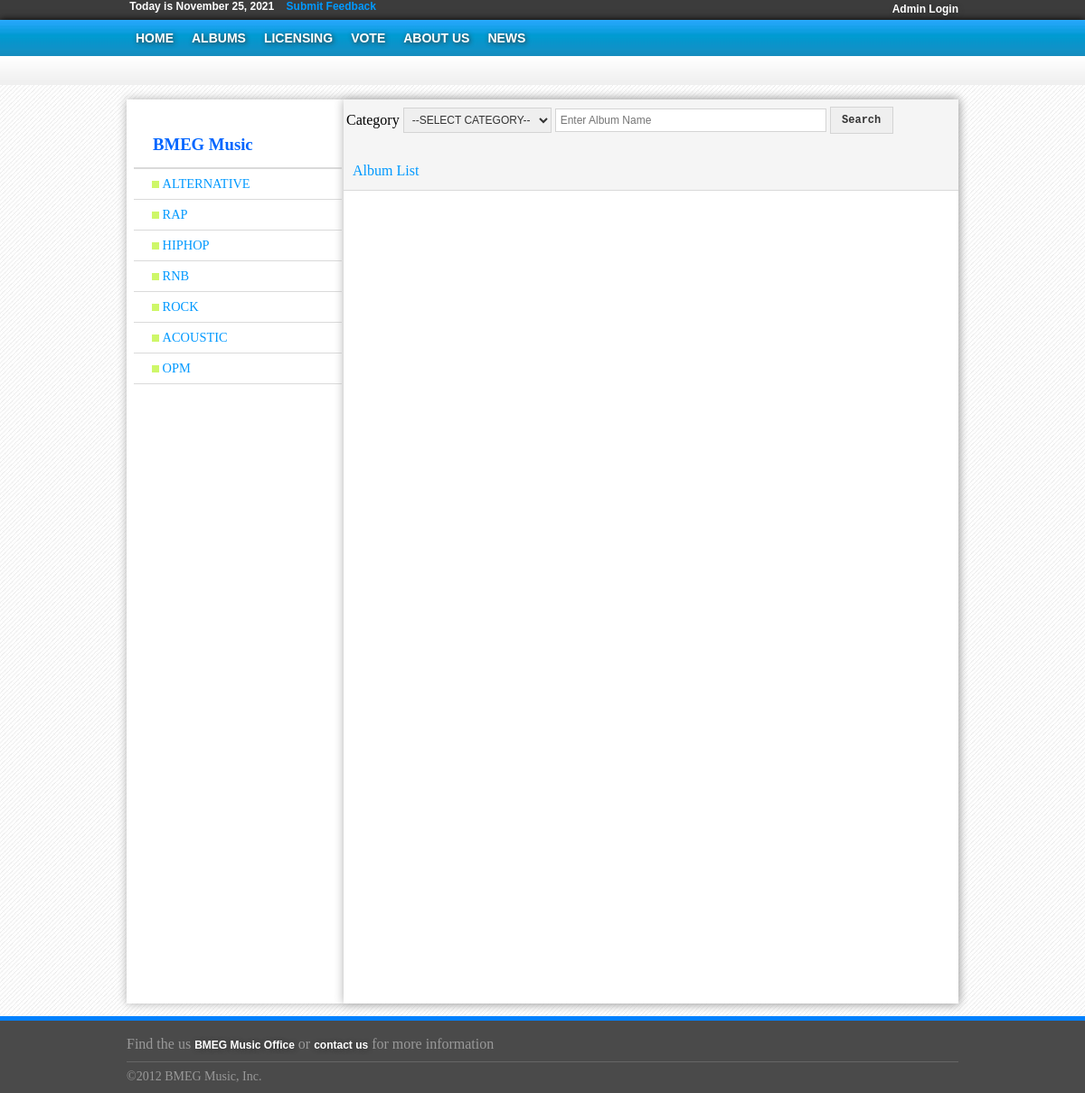
/Frontend/AlbumByCategory.php, run on the app's committed database.
### tables this page shows
CREATE TABLE IF NOT EXISTS `tblcategory` (
`id` int(10) NOT NULL,
  `catname` varchar(50) DEFAULT NULL,
  `catdesc` varchar(250) DEFAULT NULL,
  `catimage` varchar(30) DEFAULT NULL
);

### Frontend/AlbumByCategory.php (the view, shortened to what this page needs)
<!DOCTYPE html PUBLIC "-//W3C//DTD XHTML 1.0 Transitional//EN" "http://www.w3.org/TR/xhtml1/DTD/xhtml1-transitional.dtd">
<html xmlns="http://www.w3.org/1999/xhtml">
<head>
<link rel="stylesheet" type="text/css" href="CSS/index.css" />
</head>
<body>
<div class="header_wrapper">
	<div class="login">
          <?php
				$today = date("F j, Y");
				echo '&nbsp;Today is '.$today;
				?>
                &nbsp;&nbsp;&nbsp;<a href="FeedbackForm.php">Submit Feedback</a>
            <ul>
                <li><a href="../loginpage.php">Admin Login</a></li>
            </ul>
   	</div>
</div>
<div class="header_menu">
	<div class="menu">
    	<ul>
        	<li><a href="../index.php">HOME</a></li>
            <li><a href="Albums.php">ALBUMS</a></li>
            <li><a href="Licensing.php">LICENSING</a></li>
            <li><a href="Songs.php">VOTE</a></li>
            <li><a href="AboutUs.php">ABOUT US</a></li>
            <li><a href="News.php">NEWS</a></li>
    	</ul>
    </div>
</div>
<div class="header_under"></div>
<div class="container_wrapper">
    <div class="sidebar_menu">
    	<h3 class="header_1">BMEG Music</h3>
            <ul>
                <?php
                $getCat= mysql_query("SELECT id,catname FROM tblcategory");
                while($rowCat = mysql_fetch_array($getCat)){
                ?>
                <li>
                <a href="AlbumByCategory.php?id=<?php echo $rowCat['id']?>"><img src="../Templates/list-style.png" height="8"  width="8"/>&nbsp;<?php echo $rowCat['catname']?></a>
                </li>
                <?php } ?>
            </ul>
    </div>
    <div class="col2">
    	<div class="search_box">
        	<form name="search" id="search" method="post" action="Search.php" onsubmit="return validate()">
            	<table>
                	<tr>
                    	<td>Category</td>
                    	<td>
                        	<select name="category">
                            <option value="SELECT" selected="selected">--SELECT CATEGORY--</option>
                            </select>
                        </td>
                        <td>
                        	<input type="text" id="search" name="search" placeholder="Enter Album Name" size="39"/>
                        </td>
                        <td>
                        	<input type="submit" value="Search" id="sub"/>
                		</td>
                    </tr>
                </table>
            </form>
    	</div>
     	<div id="header_title">Album List</div>
    </div>
</div>
<div class="footer_wrapper">
    <div class="footer_menu">
    	<ul>
        	<li>Find the us <a href="Contacts.php">BMEG Music Office</a> or <a href="Contacts.php">contact us</a> for more information</li>
        </ul>
        <br /> <br /> <br />
        <span style="color:#999; font-size:14px; margin-top:10px;">&copy;2012 BMEG Music, Inc.</span>
    </div>
</div>
</body>
</html>

### Frontend/CSS/index.css (style rules this page uses)
html,body { padding:0px; margin:0px; background:url(../Templates/body_back1.jpg) #FFF repeat-x; }
.header_menu { height:40px; width:100%; background:url(../Templates/menu_back.jpg) repeat-x; -moz-box-shadow:0px 0px 8px #000; -webkit-box-shadow:0px 0px 8px #000; -box-shadow:0px 0px 8px #000; border:1px medium #000; }
.header_under { background:url(../Templates/headerunder.png) repeat-x; width:100%; height:32px; }
.menu { width:920px; margin-left:auto; margin-right:auto; }
.menu ul { padding:0px; margin:0px; }
.menu ul li { position:relative; float:left; list-style:none; line-height:40px; }
.menu ul li a { text-decoration:none; padding:10px; line-height:20px; font-family:Arial, Helvetica, sans-serif; font-size:14px; font-weight:900; text-shadow:1px 1px 5px #333; color:#FFF; }
.header_wrapper { width:100%; height:22px; padding:0px; margin:0px; background:#3C3C3C; }
.header_wrapper a { text-decoration:none; color:#09F }
.login { font-family:Arial, Helvetica, sans-serif; color:#FFF; font-size:12px; padding-top: font-size:12px; width:920px; font-weight:900; margin-left:auto; margin-right:auto; }
.login ul { float:right; padding:0px; margin:0px; }
.login ul li { position:relative; list-style:none; }
.login ul li a { text-decoration:none; line-height:20px; font-family:Arial, Helvetica, sans-serif; font-size:12px; font-weight:900; text-shadow:1px 1px 5px #333; color:#FFF; }
.sidebar_menu { width:230px; height:1000px; float:left; margin-left:8px; }
.sidebar_menu .header_1 { font-weight:bold; color:#06F; height:36px; margin-bottom:0px; padding:20px 0px 0px 21px; border-bottom:2px solid #dadada; }
.sidebar_menu ul { padding:0px; margin:0px; list-style-type:none; margin-bottom:10px; }
.sidebar_menu ul li { padding-bottom:0px; }
.sidebar_menu ul li a { font:"Trebuchet MS", Arial, Helvetica, sans-serif; font-size:90%; color:#09F; display:block; border-bottom:1px solid #dadada; padding-left:20px; text-decoration:none; padding-top:8px; padding-bottom:8px; }
.container_wrapper { width:920px; height:1000px; padding:0px; position:relative; margin-top:16px; margin-left:auto; margin-right:auto; background:#FFF; -moz-box-shadow:0px 0px 10px #B0B0B0; -webkit-box-shadow:0px 0px 10px #B0B0B0; -khtml-box-shadow:0px 0px 10px #B0B0B0; }
.col2 { height:100%; width:680px; float:right; position:relative; padding:0px; margin:0px; -moz-box-shadow:0px 0px 10px #B0B0B0; -webkit-box-shadow:0px 0px 10px #B0B0B0; -khtml-box-shadow:0px 0px 10px #B0B0B0; border:1px medium #B0B0B0; background:#FFF; }
.search_box { width:100%; height:55px; background:#F5F5F5;position:absolute; padding-top:5px; }
input,select { padding:5px 5px; border:1px solid #D4D4D4; font-family:"Trebuchet MS", Arial, Helvetica, sans-serif; font-size:12px; color:#333; display:inline-block; }
#header_title { height:30px; padding-top:10px; margin-top:60px; background:#F5F5F5; padding-left:10px; position:relative; border-bottom:1px solid #dadada; font-family:Bernard MT Condensed; color:#09F; }
#sub { cursor:pointer; width:250px; font-family:"Courier New", Courier, monospace; font-weight:600; height:30px; margin-top:10px; }
.footer_wrapper { width:100%; height:80px; margin-top:14px; background:#4A4A4A; border-top:5px solid #0080FF; }
.footer_menu { width:920px; margin-left:auto; margin-right:auto; }
.footer_menu ul { padding:0px; margin:0px; list-style:none; float:left; border-bottom:1px solid #666; width:100%; padding-bottom:8px; padding-top:6px; }
.footer_menu ul li { line-height:20px; padding-top:10px; color:#999; font-weight:500px; }
.footer_menu ul li a { text-decoration:none;line-height:20px;font-family:Arial, Helvetica, sans-serif;font-size:12px;;text-shadow:1px 1px 5px #333;color:#FFF; font-weight:560 }

### Frontend/AlbumByCategory.php (style rules this page uses)
#sub { cursor:pointer; width:70px; font-family:"Courier New", Courier, monospace; font-weight:600;height:30px; margin-top:0 }

### data on the page
tblcategory: catname "ALTERNATIVE"
tblcategory: catname "RAP"
tblcategory: catname "HIPHOP"
tblcategory: catname "RNB"
tblcategory: catname "ROCK"
tblcategory: catname "ACOUSTIC"
tblcategory: catname "OPM"
